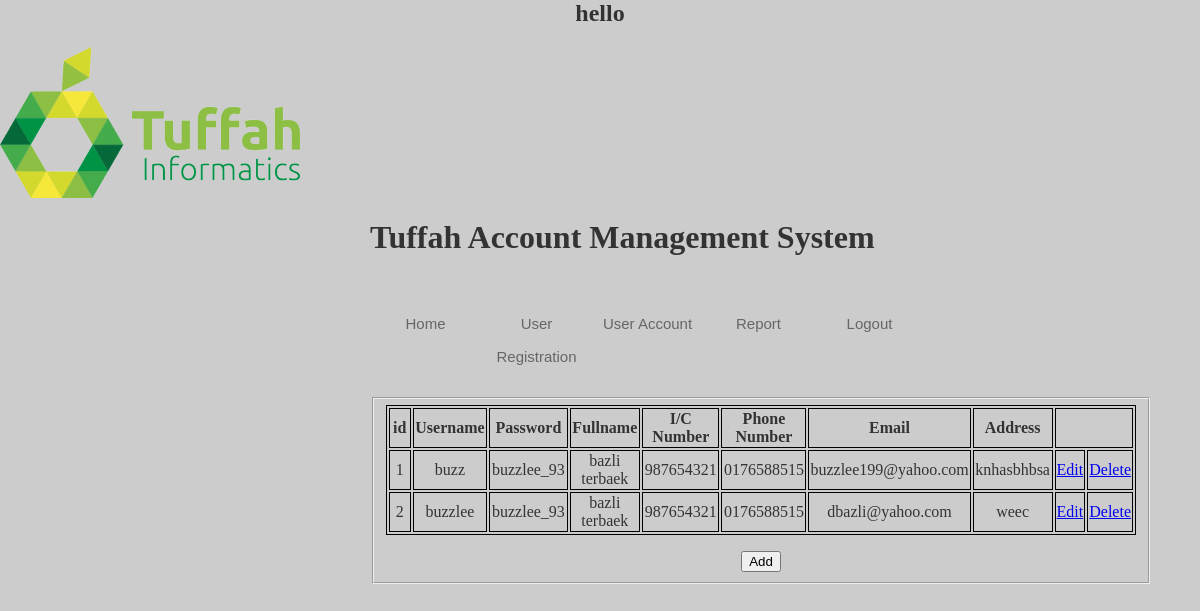
/register.php, run on the app's committed database.
### tables this page shows
CREATE TABLE IF NOT EXISTS `users` (
  `id` int(11) NOT NULL AUTO_INCREMENT,
  `address` varchar(99) NOT NULL,
  `email` varchar(99) NOT NULL,
  `Fname` varchar(99) NOT NULL,
  `ic` varchar(99) NOT NULL,
  `pass` varchar(99) NOT NULL,
  `tel` varchar(99) NOT NULL,
  `username` varchar(99) NOT NULL,
  `type` varchar(33) NOT NULL,
  `month` varchar(33) NOT NULL,
  `quantity` int(11) NOT NULL,
  `week` varchar(33) NOT NULL,
  `weekQuantity` varchar(33) NOT NULL,
  `day` varchar(33) NOT NULL,
  `dayQuantity` varchar(33) NOT NULL,
  `log` varchar(33) NOT NULL,
  `in` varchar(33) NOT NULL,
  PRIMARY KEY (`id`)
);

### register.php (the view, shortened to what this page needs)
<?php
$i=$_SESSION['username'];
$y= 'hello';
echo "<h2 align='center'>$y $i</h2>";
?>
<!DOCTYPE html PUBLIC "-//W3C//DTD XHTML 1.0 Transitional//EN" "http://www.w3.org/TR/xhtml1/DTD/xhtml1-transitional.dtd">
<html xmlns="http://www.w3.org/1999/xhtml">
<head>
<link rel="stylesheet" href="css/lay_menu.css" />
<link rel="stylesheet" href="css/susun_menu.css" />
<link rel="stylesheet" href="css/Admin_ManageUser_css.css" />
</head>
<body bgcolor="#CCCCCC">
<img src="tuffahlogo.png" />
<div id="container">
<div id="Header">
<h1>
<b>Tuffah Account Management System</b>
</h1>
</div>
<div id="Nav">
<nav>
<ul>
<li><a href="Admin Account.php">Home</a></li>
<li><a href="index_register.php">User Registration</a></li>
<li><a href="#">User Account</a></li>
<li><a href="Admin_home.php">Report</a></li>
<li><a href='?logout=true'>Logout</a></li></ul>
</nav>
</div>
<br  /><br  /><br  /><br  /><br  />
<fieldset>
<form>
<table border="1" bordercolor="#000000" width="750px" align="center">
<tr>
	<td align="center"><b>id</b></td>
	<td align="center"><b>Username</b></td>
	<td align="center"><b>Password</b></td>
	<td align="center"><b>Fullname</b></td>
	<td align="center"><b>I/C Number</b></td>
	<td align="center"><b>Phone Number</b></td>
	<td align="center"><b>Email</b></td>
	<td align="center"><b>Address</b></td>
    <td colspan="2"></td>
	</tr>
<?php
$result=mysql_query("select * from users");
$i = 1;
while($rows=mysql_fetch_array($result))
{
	$user=$rows['username'];
	echo'<tr align="center">';
	echo'<td width="100" align="center">'.$i.'</td>';
	echo'<td width="100" align="center">'.$rows['username'].'</td>';
	echo'<td width="100" align="center">'.$rows['pass'].'</td>';
	echo'<td width="100" align="center">'.$rows['Fname'].'</td>';
	echo'<td width="100" align="center">'.$rows['ic'].'</td>';
	echo'<td width="100" align="center">'.$rows['tel'].'</td>';
	echo'<td width="100" align="center">'.$rows['email'].'</td>';
	echo'<td width="100" align="center">'.$rows['address'].'</td>';
	echo'<td><a href="update_register.php?username='.$user.'">Edit</a></td>';
	echo'<td><a href="delete_register.php?username='.$user.'">Delete</a></td>';
	echo'</tr>';
	$i++;
}
?>
</table>
</form>
<center>
<a href="index_register.php"><input type="button" value="Add" /></a>
</center>
</fieldset>
</div>
</body>
</html>

### css/lay_menu.css (style rules this page uses)
body { margin:0; padding:0; }
#container { width:555px; height:auto; margin-left:370px; margin-right:370px; margin-top:21px; margin-bottom:21px; }
#Header { height:67px; background-image:url(tuffah1.jpg); background-repeat:no-repeat; margin-bottom:21px; }
h1 { font-style:inherit; font:bold; color:#333; }

### css/susun_menu.css (style rules this page uses)
nav ul { margin:0; padding:0; }
nav ul li { list-style:none; float:left; display:block; width:111px; height:60px; text-align:center; line-height:33px; font-family:Tahoma, Geneva, sans-serif; font-size:15px; }
nav ul li a { text-decoration:none; color:#666; }

### css/Admin_ManageUser_css.css (style rules this page uses)
body { margin:0; padding:0; color:#333; }

### data on the page
users: username "buzz", pass "buzzlee_93", Fname "bazli terbaek", ic "987654321", tel "0176588515", email "buzzlee199@yahoo.com", address "knhasbhbsa"
users: username "buzzlee", pass "buzzlee_93", Fname "bazli terbaek", ic "987654321", tel "0176588515", email "dbazli@yahoo.com", address "weec"

### other printed values
$y "hello"
